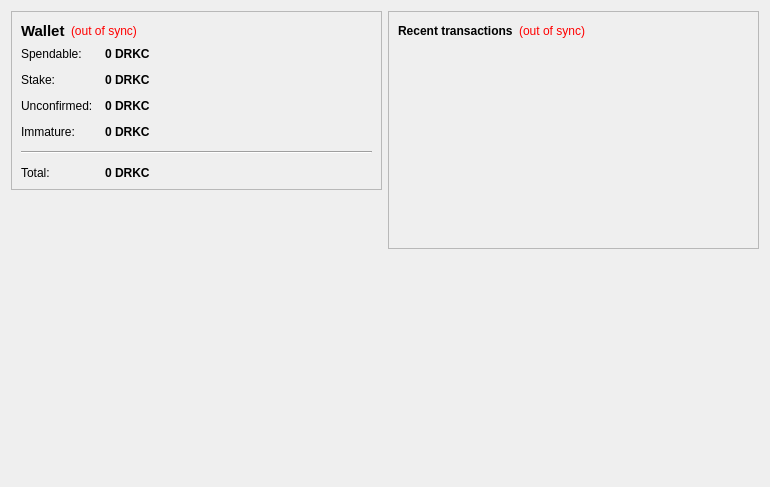
<?xml version="1.0" encoding="UTF-8"?>
<ui version="4.0">
 <class>OverviewPage</class>
 <widget class="QWidget" name="OverviewPage">
  <property name="geometry">
   <rect>
    <x>0</x>
    <y>0</y>
    <width>770</width>
    <height>487</height>
   </rect>
  </property>
  <property name="windowTitle">
   <string>Form</string>
  </property>
  <layout class="QHBoxLayout" name="horizontalLayout" stretch="1,1">
   <item>
    <layout class="QVBoxLayout" name="verticalLayout_2">
     <item>
      <widget class="QFrame" name="frame">
       <property name="frameShape">
        <enum>QFrame::StyledPanel</enum>
       </property>
       <property name="frameShadow">
        <enum>QFrame::Raised</enum>
       </property>
       <layout class="QVBoxLayout" name="verticalLayout_4">
        <item>
         <layout class="QHBoxLayout" name="horizontalLayout_4">
          <item>
           <widget class="QLabel" name="label_5">
            <property name="font">
             <font>
              <pointsize>11</pointsize>
              <weight>75</weight>
              <bold>true</bold>
             </font>
            </property>
            <property name="text">
             <string>Wallet</string>
            </property>
           </widget>
          </item>
          <item>
           <widget class="QLabel" name="labelWalletStatus">
            <property name="toolTip">
             <string>The displayed information may be out of date. Your wallet automatically synchronizes with the DarkCash network after a connection is established, but this process has not completed yet.</string>
            </property>
            <property name="styleSheet">
             <string notr="true">QLabel { color: red; }</string>
            </property>
            <property name="text">
             <string notr="true">(out of sync)</string>
            </property>
            <property name="alignment">
             <set>Qt::AlignLeading|Qt::AlignLeft|Qt::AlignVCenter</set>
            </property>
           </widget>
          </item>
          <item>
           <spacer name="horizontalSpacer_2">
            <property name="orientation">
             <enum>Qt::Horizontal</enum>
            </property>
            <property name="sizeHint" stdset="0">
             <size>
              <width>40</width>
              <height>20</height>
             </size>
            </property>
           </spacer>
          </item>
         </layout>
        </item>
        <item>
         <layout class="QFormLayout" name="formLayout_2">
          <property name="fieldGrowthPolicy">
           <enum>QFormLayout::AllNonFixedFieldsGrow</enum>
          </property>
          <property name="horizontalSpacing">
           <number>12</number>
          </property>
          <property name="verticalSpacing">
           <number>12</number>
          </property>
          <item row="0" column="0">
           <widget class="QLabel" name="label">
            <property name="text">
             <string>Spendable:</string>
            </property>
           </widget>
          </item>
          <item row="0" column="1">
           <widget class="QLabel" name="labelBalance">
            <property name="font">
             <font>
              <weight>75</weight>
              <bold>true</bold>
             </font>
            </property>
            <property name="cursor">
             <cursorShape>IBeamCursor</cursorShape>
            </property>
            <property name="toolTip">
             <string>Your current spendable balance</string>
            </property>
            <property name="text">
             <string notr="true">0 DRKC</string>
            </property>
            <property name="textInteractionFlags">
             <set>Qt::LinksAccessibleByMouse|Qt::TextSelectableByKeyboard|Qt::TextSelectableByMouse</set>
            </property>
           </widget>
          </item>
          <item row="1" column="0">
           <widget class="QLabel" name="label_6">
            <property name="text">
             <string>Stake:</string>
            </property>
           </widget>
          </item>
          <item row="1" column="1">
           <widget class="QLabel" name="labelStake">
            <property name="font">
             <font>
              <weight>75</weight>
              <bold>true</bold>
             </font>
            </property>
            <property name="cursor">
             <cursorShape>IBeamCursor</cursorShape>
            </property>
            <property name="toolTip">
             <string>Total of coins that was staked, and do not yet count toward the current balance</string>
            </property>
            <property name="text">
             <string notr="true">0 DRKC</string>
            </property>
            <property name="textInteractionFlags">
             <set>Qt::LinksAccessibleByMouse|Qt::TextSelectableByKeyboard|Qt::TextSelectableByMouse</set>
            </property>
           </widget>
          </item>
          <item row="2" column="0">
           <widget class="QLabel" name="label_3">
            <property name="text">
             <string>Unconfirmed:</string>
            </property>
           </widget>
          </item>
          <item row="2" column="1">
           <widget class="QLabel" name="labelUnconfirmed">
            <property name="font">
             <font>
              <weight>75</weight>
              <bold>true</bold>
             </font>
            </property>
            <property name="cursor">
             <cursorShape>IBeamCursor</cursorShape>
            </property>
            <property name="toolTip">
             <string>Total of transactions that have yet to be confirmed, and do not yet count toward the current balance</string>
            </property>
            <property name="text">
             <string notr="true">0 DRKC</string>
            </property>
            <property name="textInteractionFlags">
             <set>Qt::LinksAccessibleByMouse|Qt::TextSelectableByKeyboard|Qt::TextSelectableByMouse</set>
            </property>
           </widget>
          </item>
          <item row="3" column="0">
           <widget class="QLabel" name="labelImmatureText">
            <property name="text">
             <string>Immature:</string>
            </property>
           </widget>
          </item>
          <item row="3" column="1">
           <widget class="QLabel" name="labelImmature">
            <property name="font">
             <font>
              <weight>75</weight>
              <bold>true</bold>
             </font>
            </property>
            <property name="toolTip">
             <string>Mined balance that has not yet matured</string>
            </property>
            <property name="text">
             <string notr="true">0 DRKC</string>
            </property>
            <property name="textInteractionFlags">
             <set>Qt::LinksAccessibleByMouse|Qt::TextSelectableByKeyboard|Qt::TextSelectableByMouse</set>
            </property>
           </widget>
          </item>
          <item row="4" column="0" colspan="2">
           <widget class="Line" name="line">
            <property name="orientation">
             <enum>Qt::Horizontal</enum>
            </property>
           </widget>
          </item>
          <item row="5" column="0">
           <widget class="QLabel" name="labelTotalText">
            <property name="text">
             <string>Total:</string>
            </property>
           </widget>
          </item>
          <item row="5" column="1">
           <widget class="QLabel" name="labelTotal">
            <property name="font">
             <font>
              <weight>75</weight>
              <bold>true</bold>
             </font>
            </property>
            <property name="cursor">
             <cursorShape>IBeamCursor</cursorShape>
            </property>
            <property name="toolTip">
             <string>Your current total balance</string>
            </property>
            <property name="text">
             <string notr="true">0 DRKC</string>
            </property>
            <property name="textInteractionFlags">
             <set>Qt::LinksAccessibleByMouse|Qt::TextSelectableByKeyboard|Qt::TextSelectableByMouse</set>
            </property>
           </widget>
          </item>
         </layout>
        </item>
       </layout>
      </widget>
     </item>
     <item>
      <spacer name="verticalSpacer">
       <property name="orientation">
        <enum>Qt::Vertical</enum>
       </property>
       <property name="sizeHint" stdset="0">
        <size>
         <width>20</width>
         <height>40</height>
        </size>
       </property>
      </spacer>
     </item>
     <item>
      <widget class="QLabel" name="label_2">
       <property name="autoFillBackground">
        <bool>true</bool>
       </property>
       <property name="text">
        <string/>
       </property>
       <property name="pixmap">
        <pixmap resource="../bitcoin.qrc">:/icons/drmbg</pixmap>
       </property>
       <property name="scaledContents">
        <bool>false</bool>
       </property>
       <property name="margin">
        <number>0</number>
       </property>
      </widget>
     </item>
    </layout>
   </item>
   <item>
    <layout class="QVBoxLayout" name="verticalLayout_3">
     <item>
      <widget class="QFrame" name="frame_2">
       <property name="frameShape">
        <enum>QFrame::StyledPanel</enum>
       </property>
       <property name="frameShadow">
        <enum>QFrame::Raised</enum>
       </property>
       <layout class="QVBoxLayout" name="verticalLayout">
        <item>
         <layout class="QHBoxLayout" name="horizontalLayout_2">
          <item>
           <widget class="QLabel" name="label_4">
            <property name="text">
             <string>&lt;b&gt;Recent transactions&lt;/b&gt;</string>
            </property>
           </widget>
          </item>
          <item>
           <widget class="QLabel" name="labelTransactionsStatus">
            <property name="toolTip">
             <string>The displayed information may be out of date. Your wallet automatically synchronizes with the DarkCash network after a connection is established, but this process has not completed yet.</string>
            </property>
            <property name="styleSheet">
             <string notr="true">QLabel { color: red; }</string>
            </property>
            <property name="text">
             <string notr="true">(out of sync)</string>
            </property>
            <property name="alignment">
             <set>Qt::AlignRight|Qt::AlignTrailing|Qt::AlignVCenter</set>
            </property>
           </widget>
          </item>
          <item>
           <spacer name="horizontalSpacer">
            <property name="orientation">
             <enum>Qt::Horizontal</enum>
            </property>
            <property name="sizeHint" stdset="0">
             <size>
              <width>40</width>
              <height>20</height>
             </size>
            </property>
           </spacer>
          </item>
         </layout>
        </item>
        <item>
         <widget class="QListView" name="listTransactions">
          <property name="styleSheet">
           <string notr="true">QListView { background: transparent; }</string>
          </property>
          <property name="frameShape">
           <enum>QFrame::NoFrame</enum>
          </property>
          <property name="verticalScrollBarPolicy">
           <enum>Qt::ScrollBarAlwaysOff</enum>
          </property>
          <property name="horizontalScrollBarPolicy">
           <enum>Qt::ScrollBarAlwaysOff</enum>
          </property>
          <property name="selectionMode">
           <enum>QAbstractItemView::NoSelection</enum>
          </property>
         </widget>
        </item>
       </layout>
      </widget>
     </item>
     <item>
      <spacer name="verticalSpacer_2">
       <property name="orientation">
        <enum>Qt::Vertical</enum>
       </property>
       <property name="sizeHint" stdset="0">
        <size>
         <width>20</width>
         <height>40</height>
        </size>
       </property>
      </spacer>
     </item>
    </layout>
   </item>
  </layout>
 </widget>
 <resources/>
 <connections/>
</ui>
